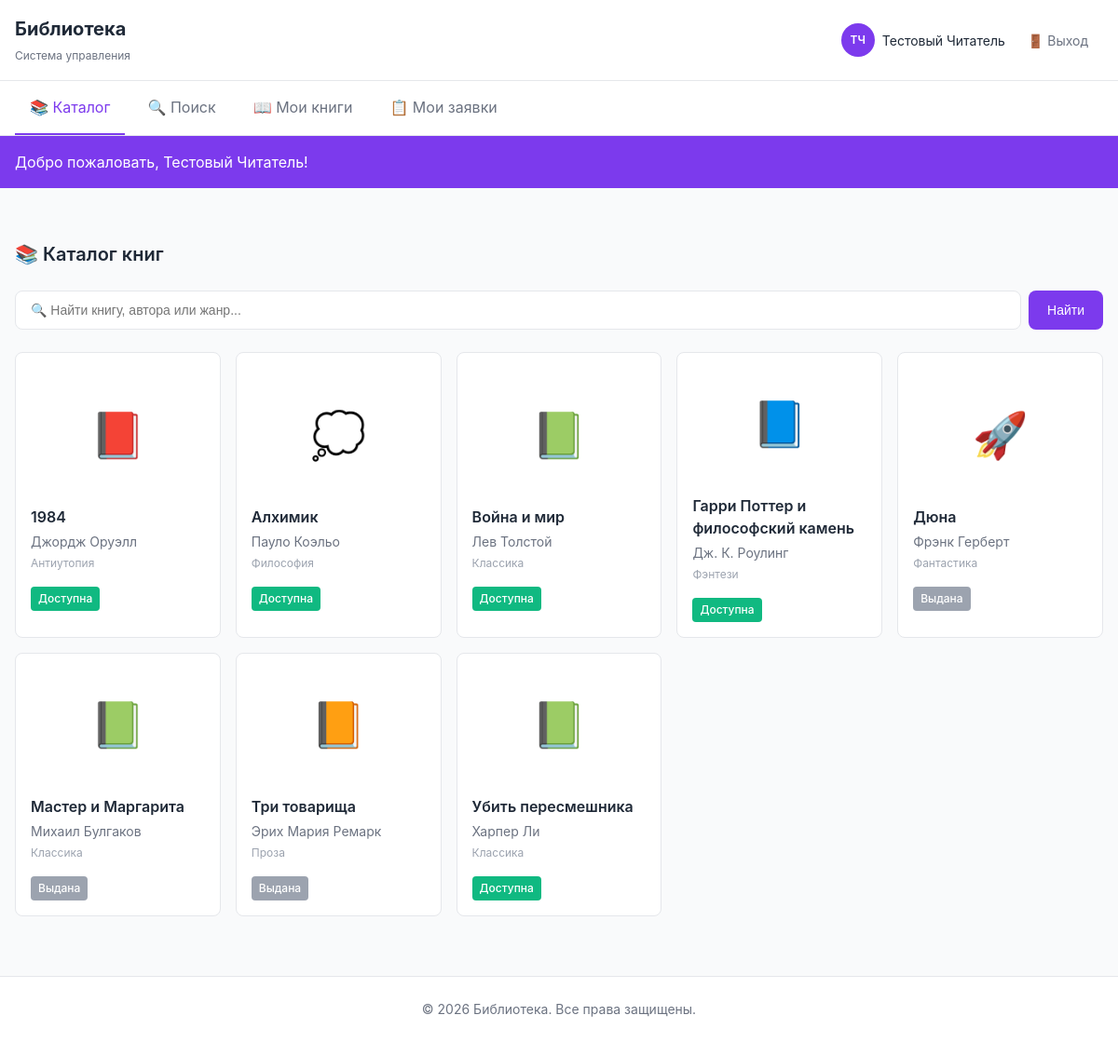
Page /index.php (signed in) on the committed database.
### tables this page shows
CREATE TABLE users (
    id INT AUTO_INCREMENT PRIMARY KEY,
    email VARCHAR(255) NOT NULL UNIQUE,
    password_hash VARCHAR(255) NOT NULL,
    role ENUM('reader', 'admin') NOT NULL DEFAULT 'reader',
    full_name VARCHAR(255) NOT NULL,
    ticket_number VARCHAR(20) UNIQUE,
    created_at DATETIME NOT NULL DEFAULT CURRENT_TIMESTAMP,
    updated_at DATETIME DEFAULT NULL ON UPDATE CURRENT_TIMESTAMP,
    INDEX idx_email (email),
    INDEX idx_role (role),
    INDEX idx_ticket (ticket_number)
);

CREATE TABLE books (
    id INT AUTO_INCREMENT PRIMARY KEY,
    title VARCHAR(255) NOT NULL,
    author VARCHAR(255) NOT NULL,
    genre VARCHAR(100) NOT NULL,
    isbn VARCHAR(20) NOT NULL UNIQUE,
    status ENUM('available', 'issued') NOT NULL DEFAULT 'available',
    cover_image VARCHAR(255) DEFAULT NULL,
    description TEXT DEFAULT NULL,
    created_at DATETIME NOT NULL DEFAULT CURRENT_TIMESTAMP,
    updated_at DATETIME DEFAULT NULL ON UPDATE CURRENT_TIMESTAMP,
    INDEX idx_title (title),
    INDEX idx_author (author),
    INDEX idx_genre (genre),
    INDEX idx_isbn (isbn),
    INDEX idx_status (status)
);

### includes/functions.php (called while the page is built, shortened)
<?php
require_once 'db.php';
function isLoggedIn() {
    return isset($_SESSION['user_id']);
}
function getCurrentUser() {
    $db = getDB();
    $sql = "SELECT id, email, role, full_name, ticket_number FROM users WHERE id = ?";
    return $db->fetchOne($sql, [$_SESSION['user_id']]);
}
function isReader() {
    return isset($_SESSION['role']) && $_SESSION['role'] === ROLE_READER;
}
function escape($string) {
    return htmlspecialchars($string, ENT_QUOTES, 'UTF-8');
}
function getInitials($fullName) {
    $parts = explode(' ', trim($fullName));
    if (count($parts) >= 2) {
        return mb_substr($parts[0], 0, 1) . mb_substr($parts[1], 0, 1);
    }
    return mb_substr($fullName, 0, 2);
}
function getFlashMessage() {
    if (isset($_SESSION['flash_message'])) {
        $message = $_SESSION['flash_message'];
        return $message;
    }
    return null;
}
function getBookIcon($genre) {
    $genre = mb_strtolower(trim($genre));
    $icons = [
        'антиутопия' => '📕',
        'классика' => '📗',
        'фэнтези' => '📘',
        'фантастика' => '🚀',
        'проза' => '📙',
        'философия' => '💭',
        'детектив' => '🔍',
        'триллер' => '😱',
        'роман' => '💕',
        'поэзия' => '✨',
        'научная' => '🔬',
        'история' => '📜',
        'биография' => '👤',
        'приключения' => '🗺️',
        'ужасы' => '👻',
        'комедия' => '😄',
        'драма' => '🎭',
    ];
    foreach ($icons as $key => $icon) {
        if (strpos($genre, $key) !== false) {
            return $icon;
        }
    }
    return '📚';
}
?>

### includes/db.php (called while the page is built, shortened)
<?php
class Database {
    private static $instance = null;
    private $connection;
    private function __construct() {
        try {
            $dsn = "mysql:host=" . DB_HOST . ";dbname=" . DB_NAME . ";charset=" . DB_CHARSET;
            $options = [
                PDO::ATTR_ERRMODE            => PDO::ERRMODE_EXCEPTION,
                PDO::ATTR_DEFAULT_FETCH_MODE => PDO::FETCH_ASSOC,
                PDO::ATTR_EMULATE_PREPARES   => false,
            ];
            $this->connection = new PDO($dsn, DB_USER, DB_PASS, $options);
        } catch (PDOException $e) {
            error_log('Database connection error: ' . $e->getMessage());
            http_response_code(500);
            exit('Сервис временно недоступен. Попробуйте обновить страницу позже.');
        }
    }
    public static function getInstance() {
        if (self::$instance === null) {
            self::$instance = new self();
        }
        return self::$instance;
    }
    public function query($sql, $params = []) {
        try {
            $stmt = $this->connection->prepare($sql);
            $stmt->execute($params);
            return $stmt->fetchAll();
        } catch (PDOException $e) {
            error_log("Database query error: " . $e->getMessage());
            return false;
        }
    }
    public function execute($sql, $params = []) {
        try {
            $stmt = $this->connection->prepare($sql);
            return $stmt->execute($params);
        } catch (PDOException $e) {
            error_log("Database execute error: " . $e->getMessage());
            return false;
        }
    }
    public function fetchOne($sql, $params = []) {
        try {
            $stmt = $this->connection->prepare($sql);
            $stmt->execute($params);
            return $stmt->fetch();
        } catch (PDOException $e) {
            error_log("Database fetchOne error: " . $e->getMessage());
            return false;
        }
    }
}
function getDB() {
    return Database::getInstance();
}
?>

### index.php (the view, shortened to what this page needs)
<?php
require_once 'includes/db.php';
require_once 'includes/functions.php';
$db = getDB();
$quickSearch = trim($_GET['q'] ?? '');
if ($quickSearch) {
    $books = searchBooks($quickSearch);
} else {
    $books = $db->query("SELECT * FROM books ORDER BY title ASC");
}
include 'includes/header.php';
?>
<div class="page-header">
    <h2>📚 Каталог книг</h2>
</div>
<div class="quick-search">
    <form action="index.php" method="GET" class="search-form" role="search">
        <input
            type="search"
            name="q"
            placeholder="🔍 Найти книгу, автора или жанр..."
            value="<?= escape($quickSearch) ?>"
            class="search-input"
        >
        <button type="submit" class="btn btn-primary">Найти</button>
    </form>
</div>
<div class="books-grid">
    <?php if (empty($books)): ?>
        <div class="empty-state">
            <p>📚 Книги не найдены</p>
        </div>
    <?php else: ?>
        <?php foreach ($books as $book): ?>
            <button type="button" class="book-card" onclick="openBookModal(<?= (int) $book['id'] ?>)" aria-haspopup="dialog">
                <div class="book-cover">
                    <?php if ($book['cover_image']): ?>
                        <img src="<?= escape($book['cover_image']) ?>" alt="<?= escape($book['title']) ?>">
                    <?php else: ?>
                        <div class="book-cover-placeholder">
                            <?= getBookIcon($book['genre']) ?>
                        </div>
                    <?php endif; ?>
                </div>
                <div class="book-info">
                    <h3 class="book-title"><?= escape($book['title']) ?></h3>
                    <p class="book-author"><?= escape($book['author']) ?></p>
                    <p class="book-genre"><?= escape($book['genre']) ?></p>
                    <span class="book-status badge <?= $book['status'] === BOOK_STATUS_AVAILABLE ? 'badge-success' : 'badge-gray' ?>">
                        <?= $book['status'] === BOOK_STATUS_AVAILABLE ? 'Доступна' : 'Выдана' ?>
                    </span>
                </div>
            </button>
        <?php endforeach; ?>
    <?php endif; ?>
</div>
<?php include 'includes/footer.php'; ?>

### includes/header.php (shortened to what this page needs)
<?php
$currentUser = getCurrentUser();
$currentPage = basename($_SERVER['PHP_SELF'], '.php');
?>
<!DOCTYPE html>
<html lang="ru">
<head>
    <link rel="stylesheet" href="css/style.css">
</head>
<body>
    <header class="site-header">
        <div class="container">
            <div class="header-content">
                <div class="logo">
                    <h1><?= SITE_NAME ?></h1>
                    <span class="subtitle"><?= SITE_SUBTITLE ?></span>
                </div>
                <div class="header-actions">
                    <div class="user-menu">
                        <div class="user-avatar">
                            <span class="avatar-circle <?= $currentUser['role'] === ROLE_ADMIN ? 'admin' : 'reader' ?>">
                                <?= getInitials($currentUser['full_name']) ?>
                            </span>
                            <span class="user-name"><?= escape($currentUser['full_name']) ?></span>
                        </div>
                        <a href="logout.php" class="btn-logout" title="Выход">
                            🚪 Выход
                        </a>
                    </div>
                </div>
            </div>
        </div>
    </header>
    <nav class="main-nav">
        <div class="container">
            <ul class="nav-menu">
                <li class="<?= $currentPage === 'index' ? 'active' : '' ?>">
                    <a href="index.php">
                        📚 Каталог
                    </a>
                </li>
                <li class="<?= $currentPage === 'search' ? 'active' : '' ?>">
                    <a href="search.php">
                        🔍 Поиск
                    </a>
                </li>
                <li class="<?= $currentPage === 'my-books' ? 'active' : '' ?>">
                    <a href="my-books.php">
                        📖 Мои книги
                    </a>
                </li>
                <?php if (isReader()): ?>
                    <li class="<?= $currentPage === 'my-requests' ? 'active' : '' ?>">
                        <a href="my-requests.php">
                            📋 Мои заявки
                        </a>
                    </li>
                <?php endif; ?>
            </ul>
        </div>
    </nav>
    <?php
    $flash = getFlashMessage();
    if ($flash):
    ?>
        <div class="flash-message flash-<?= $flash['type'] ?>">
            <div class="container">
                <?= escape($flash['message']) ?>
            </div>
        </div>
    <?php endif; ?>
    <main id="main-content" class="main-content" tabindex="-1">
        <div class="container">

### rows in the picture
users: full_name "ТЧ", full_name "Тестовый Читатель"
books: genre "📕", title "1984", author "Джордж Оруэлл", genre "Антиутопия", status "Доступна"
books: genre "💭", title "Алхимик", author "Пауло Коэльо", genre "Философия", status "Доступна"
books: genre "📗", title "Война и мир", author "Лев Толстой", genre "Классика", status "Доступна"
books: genre "📘", title "Гарри Поттер и философский камень", author "Дж. К. Роулинг", genre "Фэнтези", status "Доступна"
books: genre "🚀", title "Дюна", author "Фрэнк Герберт", genre "Фантастика", status "Выдана"
books: genre "📗", title "Мастер и Маргарита", author "Михаил Булгаков", genre "Классика", status "Выдана"
books: genre "📙", title "Три товарища", author "Эрих Мария Ремарк", genre "Проза", status "Выдана"
books: genre "📗", title "Убить пересмешника", author "Харпер Ли", genre "Классика", status "Доступна"

### other values in the picture
SITE_NAME "Библиотека"
SITE_SUBTITLE "Система управления"
$flash['message'] "Добро пожаловать, Тестовый Читатель!"
